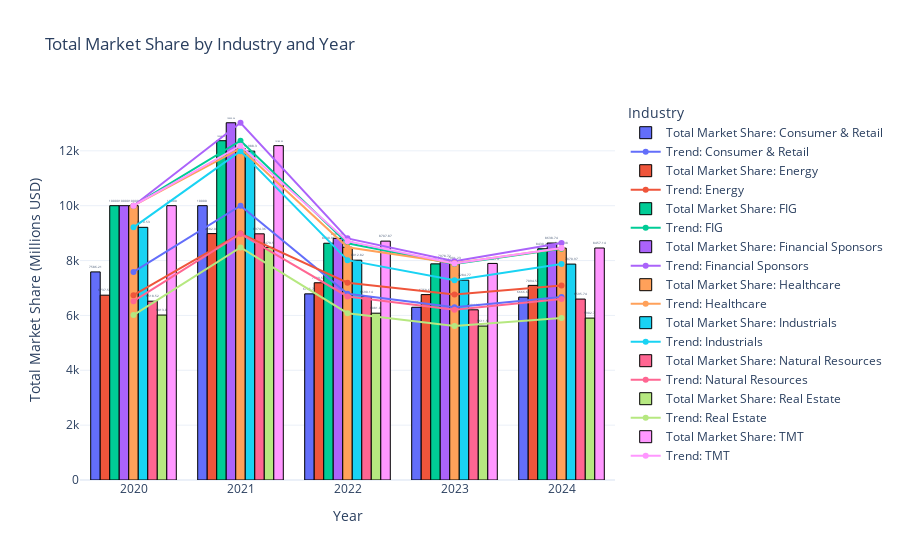

This figure's notebook cell:
### Code cell
import plotly.graph_objects as go
import plotly.express as px

# Calculate total market share for each industry and year
industry_market_share = df.groupby(['Industry', 'Year']).apply(
    lambda x: x.iloc[0]['Net Revenue (Millions USD)'] / (x.iloc[0]['Market %'] / 100)
).reset_index(name='Total Market Share')

# Round the total market share to 2 decimal places for better readability
industry_market_share['Total Market Share'] = industry_market_share['Total Market Share'].round(2)

# Plot total market share for each industry year on year using bar graphs with trend lines
industries = industry_market_share['Industry'].unique()

fig = go.Figure()

for industry in industries:
    industry_data = industry_market_share[industry_market_share['Industry'] == industry]
    color = px.colors.qualitative.Plotly[industries.tolist().index(industry) % len(px.colors.qualitative.Plotly)]
    
    fig.add_trace(go.Bar(
        x=industry_data['Year'],
        y=industry_data['Total Market Share'],
        name=f'Total Market Share: {industry}',
        text=industry_data['Total Market Share'],
        textposition='outside',  # Position text outside for better visibility
        marker=dict(color=color, line=dict(color='black', width=1))  # Set bar color and add border
    ))
    fig.add_trace(go.Scatter(
        x=industry_data['Year'],
        y=industry_data['Total Market Share'],
        mode='lines+markers',
        name=f'Trend: {industry}',
        line=dict(color=color, width=2),  # Set trend line color to match bar color
        connectgaps=False  # Ensure the line only connects within the same industry
    ))

fig.update_layout(
    title='Total Market Share by Industry and Year',
    xaxis_title='Year',
    yaxis_title='Total Market Share (Millions USD)',
    barmode='group',
    template='plotly_white',  # Use a white theme for a professional look
    legend_title_text='Industry'
)

fig.show()

### Figure 1 — Plotly figure (JSON) as saved in the notebook; plotly's stock layout.template omitted (floating-point values rounded to 4 significant figures)
{"data": [{"marker": {"color": "#636EFA", "line": {"color": "black", "width": 1}}, "name": "Total Market Share: Consumer & Retail", "text": [7586.0, 10000, 6786.0, 6296.0, 6667.0], "textposition": "outside", "type": "bar", "x": [2020, 2021, 2022, 2023, 2024], "y": [7586.0, 10000, 6786.0, 6296.0, 6667.0]}, {"connectgaps": false, "line": {"color": "#636EFA", "width": 2}, "mode": "lines+markers", "name": "Trend: Consumer & Retail", "type": "scatter", "x": [2020, 2021, 2022, 2023, 2024], "y": [7586.0, 10000, 6786.0, 6296.0, 6667.0]}, {"marker": {"color": "#EF553B", "line": {"color": "black", "width": 1}}, "name": "Total Market Share: Energy", "text": [6738.0, 8982.0, 7190.0, 6759.0, 7095.0], "textposition": "outside", "type": "bar", "x": [2020, 2021, 2022, 2023, 2024], "y": [6738.0, 8982.0, 7190.0, 6759.0, 7095.0]}, {"connectgaps": false, "line": {"color": "#EF553B", "width": 2}, "mode": "lines+markers", "name": "Trend: Energy", "type": "scatter", "x": [2020, 2021, 2022, 2023, 2024], "y": [6738.0, 8982.0, 7190.0, 6759.0, 7095.0]}, {"marker": {"color": "#00CC96", "line": {"color": "black", "width": 1}}, "name": "Total Market Share: FIG", "text": [10000, 12370.0, 8631.0, 7879.0, 8430.0], "textposition": "outside", "type": "bar", "x": [2020, 2021, 2022, 2023, 2024], "y": [10000, 12370.0, 8631.0, 7879.0, 8430.0]}, {"connectgaps": false, "line": {"color": "#00CC96", "width": 2}, "mode": "lines+markers", "name": "Trend: FIG", "type": "scatter", "x": [2020, 2021, 2022, 2023, 2024], "y": [10000, 12370.0, 8631.0, 7879.0, 8430.0]}, {"marker": {"color": "#AB63FA", "line": {"color": "black", "width": 1}}, "name": "Total Market Share: Financial Sponsors", "text": [10000, 13020.0, 8808.0, 7979.0, 8639.0], "textposition": "outside", "type": "bar", "x": [2020, 2021, 2022, 2023, 2024], "y": [10000, 13020.0, 8808.0, 7979.0, 8639.0]}, {"connectgaps": false, "line": {"color": "#AB63FA", "width": 2}, "mode": "lines+markers", "name": "Trend: Financial Sponsors", "type": "scatter", "x": [2020, 2021, 2022, 2023, 2024], "y": [10000, 13020.0, 8808.0, 7979.0, 8639.0]}, {"marker": {"color": "#FFA15A", "line": {"color": "black", "width": 1}}, "name": "Total Market Share: Healthcare", "text": [10000, 12090.0, 8485.0, 7901.0, 8452.0], "textposition": "outside", "type": "bar", "x": [2020, 2021, 2022, 2023, 2024], "y": [10000, 12090.0, 8485.0, 7901.0, 8452.0]}, {"connectgaps": false, "line": {"color": "#FFA15A", "width": 2}, "mode": "lines+markers", "name": "Trend: Healthcare", "type": "scatter", "x": [2020, 2021, 2022, 2023, 2024], "y": [10000, 12090.0, 8485.0, 7901.0, 8452.0]}, {"marker": {"color": "#19D3F3", "line": {"color": "black", "width": 1}}, "name": "Total Market Share: Industrials", "text": [9211.0, 11990.0, 8013.0, 7285.0, 7871.0], "textposition": "outside", "type": "bar", "x": [2020, 2021, 2022, 2023, 2024], "y": [9211.0, 11990.0, 8013.0, 7285.0, 7871.0]}, {"connectgaps": false, "line": {"color": "#19D3F3", "width": 2}, "mode": "lines+markers", "name": "Trend: Industrials", "type": "scatter", "x": [2020, 2021, 2022, 2023, 2024], "y": [9211.0, 11990.0, 8013.0, 7285.0, 7871.0]}, {"marker": {"color": "#FF6692", "line": {"color": "black", "width": 1}}, "name": "Total Market Share: Natural Resources", "text": [6519.0, 8974.0, 6690.0, 6204.0, 6596.0], "textposition": "outside", "type": "bar", "x": [2020, 2021, 2022, 2023, 2024], "y": [6519.0, 8974.0, 6690.0, 6204.0, 6596.0]}, {"connectgaps": false, "line": {"color": "#FF6692", "width": 2}, "mode": "lines+markers", "name": "Trend: Natural Resources", "type": "scatter", "x": [2020, 2021, 2022, 2023, 2024], "y": [6519.0, 8974.0, 6690.0, 6204.0, 6596.0]}, {"marker": {"color": "#B6E880", "line": {"color": "black", "width": 1}}, "name": "Total Market Share: Real Estate", "text": [6013.0, 8480.0, 6081.0, 5612.0, 5903.0], "textposition": "outside", "type": "bar", "x": [2020, 2021, 2022, 2023, 2024], "y": [6013.0, 8480.0, 6081.0, 5612.0, 5903.0]}, {"connectgaps": false, "line": {"color": "#B6E880", "width": 2}, "mode": "lines+markers", "name": "Trend: Real Estate", "type": "scatter", "x": [2020, 2021, 2022, 2023, 2024], "y": [6013.0, 8480.0, 6081.0, 5612.0, 5903.0]}, {"marker": {"color": "#FF97FF", "line": {"color": "black", "width": 1}}, "name": "Total Market Share: TMT", "text": [10000, 12190.0, 8708.0, 7895.0, 8457.0], "textposition": "outside", "type": "bar", "x": [2020, 2021, 2022, 2023, 2024], "y": [10000, 12190.0, 8708.0, 7895.0, 8457.0]}, {"connectgaps": false, "line": {"color": "#FF97FF", "width": 2}, "mode": "lines+markers", "name": "Trend: TMT", "type": "scatter", "x": [2020, 2021, 2022, 2023, 2024], "y": [10000, 12190.0, 8708.0, 7895.0, 8457.0]}], "layout": {"barmode": "group", "legend": {"title": {"text": "Industry"}}, "title": {"text": "Total Market Share by Industry and Year"}, "xaxis": {"title": {"text": "Year"}}, "yaxis": {"title": {"text": "Total Market Share (Millions USD)"}}}}
